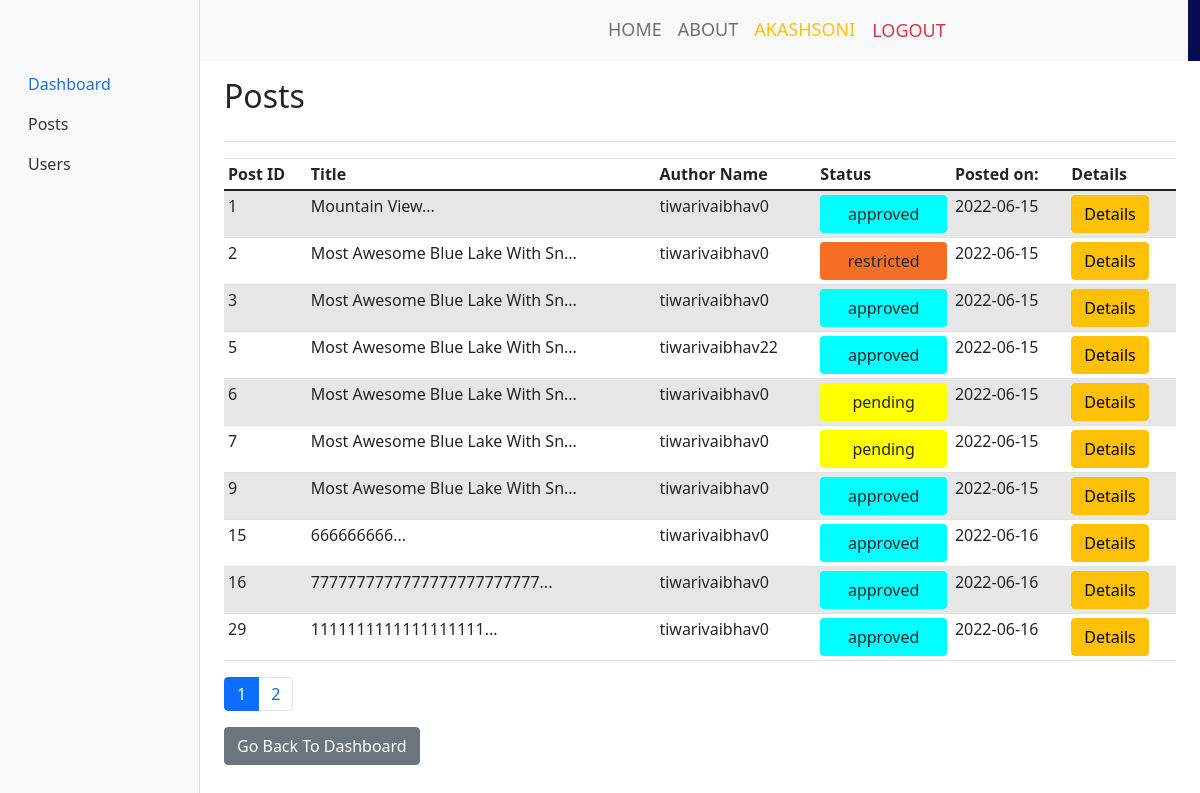
The page /posts.php (signed in) on the database its author committed.
### tables this page shows
CREATE TABLE `Post` (
  `post_id` int UNSIGNED NOT NULL,
  `user_id` int DEFAULT NULL,
  `image` varchar(100) DEFAULT NULL,
  `details` text,
  `post_date` timestamp NULL DEFAULT NULL,
  `comments` int DEFAULT NULL,
  `username` varchar(60) DEFAULT NULL,
  `title` varchar(200) DEFAULT NULL,
  `status` enum('pending','approved','restricted') DEFAULT NULL
);

### posts.php (the view, shortened to what this page needs)
<?php
include 'connection.php';
if (!isset($_SESSION['user']) || $_SESSION['admin'] == 0) {
?>
  <p>ACCESS DENIED!</p>
<?php } else { ?>
  <head>
    <link href="/css/bootstrap.min.css" rel="stylesheet">
    <link rel="stylesheet" href="https://cdn.jsdelivr.net/npm/bootstrap-icons@1.3.0/font/bootstrap-icons.css">
    <link rel="stylesheet" type="text/css" href="css/bootstrap.min.css">
    <link rel="stylesheet" type="text/css" href="css/style.css">
    <link rel="stylesheet" href="css/responsive.css">
    <link rel="stylesheet" href="css/jquery.mCustomScrollbar.min.css">
    <link rel="stylesheet" href="https://netdna.bootstrapcdn.com/font-awesome/4.0.3/css/font-awesome.css">
    <link rel="stylesheet" href="css/owl.carousel.min.css">
    <link rel="stylesheet" href="https://cdnjs.cloudflare.com/ajax/libs/fancybox/2.1.5/jquery.fancybox.min.css" media="screen">
    <link href="dashboard.css" rel="stylesheet">
    <link href="https://cdn.jsdelivr.net/npm/bootstrap@5.0.2/dist/css/bootstrap.min.css" rel="stylesheet">
  </head>
  <body>
    <div class="header_section">
      <div class="container-fluid header_main">
        <nav class="navbar navbar-expand-lg navbar-light bg-light">
          <a class="logo" href="index.php"><img src="https://revenuearchitects.com/wp-content/uploads/2017/02/Blog_pic.png" height="80%" width="30%"></a>
          <div class="collapse navbar-collapse " id="navbarSupportedContent" style="justify-content:end">
            <ul class="navbar-nav mr-auto justify-content-end">
              <li class="nav-item">
                <a class="nav-link" href="index.php">Home</a>
              </li>
              <li class="nav-item">
                <a class="nav-link" href="#">About</a>
              </li>
              <li class="nav-item">
                <?php
                if (!isset($_SESSION['username'])) { ?>
                  <a class="nav-link" href="login.php">Login</a>
                <?php
                } else { ?>
                  <a class="nav-link text-warning" href="#"><?php echo ($_SESSION['username']); ?></a>
                <?php }
                if (isset($_SESSION['username'])) {   ?>
              <li class="nav-item">
                <a href="logout.php" class="nav-link btn btn-lg text-danger">
                  <span class="glyphicon glyphicon-log-out "></span> Logout
                </a>
              </li>
            <?php  }
            ?>
            </li>
            </ul>
          </div>
        </nav>
      </div>
    </div>
    <br><br>
    <div class="container-fluid">
      <div class="row">
        <nav id="sidebarMenu" class="col-md-3 col-lg-2 d-md-block bg-light sidebar collapse">
          <div class="position-sticky pt-3">
            <ul class="nav flex-column">
              <li class="nav-item">
                <a class="nav-link active" aria-current="page" href="dashboard.php">
                  Dashboard
                </a>
              </li>
              <li class="nav-item" id="Orders">
                <a class="nav-link" href="posts.php">
                  <span>Posts</span>
                </a>
              </li>
              <li class="nav-item" id="Users">
                <a class="nav-link" href="users.php">
                  <span>Users</span>
                </a>
              </li>
            </ul>
        </nav>
        <main class="col-md-9 ms-sm-auto col-lg-10 px-md-4">
          <div class="d-flex justify-content-between flex-wrap flex-md-nowrap align-items-center pt-3 pb-2 mb-3 border-bottom">
            <h1 class="h2">Posts</h1>
          </div>
          <div class="table-responsive">
            <table class="table table-striped table-sm">
              <thead>
                <tr>
                  <th scope="col">Post ID</th>
                  <th scope="col">Title</th>
                  <th scope="col">Author Name</th>
                  <th scope="col">Status</th>
                  <th scope="col">Posted on:</th>
                  <th scope="col">Details</th>
                </tr>
              </thead>
              <tbody>
                <?php
                try {
                  $sql = "SELECT *
                       from Post order by post_id";
                  $res = $conn->query($sql);
                  $rowss = $res->fetchAll(PDO::FETCH_ASSOC);
                  $total = count($rowss);
                  $limit = 10;
                  if (isset($_GET['page']))
                    $page = $_GET['page'];
                  else
                    $page = 1;
                  $start = ($page - 1) * $limit;
                  $pages = ceil($total / $limit);
                  $sql = "SELECT *
              from Post order by post_id LIMIT $start,$limit";
                  $res = $conn->query($sql);
                  $rows = $res->fetchAll(PDO::FETCH_ASSOC);
                  foreach ($rows as $key => $val) {     ?>
                    <tr>
                      <td><?php echo ($val['post_id']); ?></td>
                      <td><?php echo (substr($val['title'], 0, 30)); ?>...</td>
                      <td><?php echo ($val['username']); ?></td>
                      <?php if ($val['status'] == "pending") { ?>
                        <td class=""><button class="btn  changeStatus" data-bs-toggle="modal" data-bs-target="#exampleModal" id="<?php echo ($val['post_id']); ?>" style="background-color:Yellow; width:100%"><?php echo ($val['status']); ?></button></td>
                      <?php } else if ($val['status'] == "approved") { ?>
                        <td class=""><button class="btn changeStatus" data-bs-toggle="modal" data-bs-target="#exampleModal" id="<?php echo ($val['post_id']); ?>" style="background-color:Cyan; width:100%"><?php echo ($val['status']); ?></button></td>
                      <?php } else { ?>
                        <td class=""><button class="btn changeStatus" data-bs-toggle="modal" data-bs-target="#exampleModal" id="<?php echo ($val['post_id']); ?>" style="background-color:#F46F25;width:100%"><?php echo ($val['status']); ?></button></td>
                      <?php  } ?>
                      <td><?php echo (substr($val['post_date'], 0, 10)); ?></td>
                      <td><button class="btn btn-warning viewDetails" id="<?php echo ($val['post_id']); ?>">Details</button></td>
                    </tr>
                <?php
                  }
                } catch (PDOException $e) {
                  echo "Connection failed: " . $e->getMessage();
                }
                ?>
              </tbody>
          </div>
          <nav aria-label="Page navigation example">
            <ul class="pagination">
              <?php for ($i = 1; $i <= $pages; $i++) {
                if ($i == $page) { ?>
                  <li class="page-item active"><a class="page-link" href="?page=<?php echo ($i); ?>"><?php echo ($i); ?></a></li>
                <?php    } else { ?>
                  <li class="page-item "><a class="page-link" href="?page=<?php echo ($i); ?>"><?php echo ($i); ?></a></li>
                <?php    } ?>
              <?php } ?>
            </ul>
          </nav>
          <a id="dashboard" href="dashboard.php" class="btn btn-secondary">Go Back To Dashboard</a>
      </div>
    </div>
  </body>
  </html>
<?php }
?>

### css/style.css (style rules this page uses)
* { box-sizing: border-box !important; transition: ease all 0.5s; }
body { color: #666666; font-size: 14px; font-family: Poppins; line-height: 1.80857; font-weight: normal; overflow-x: hidden; }
a { color: #1f1f1f; text-decoration: none !important; outline: none !important; -webkit-transition: all .3s ease-in-out; -moz-transition: all .3s ease-in-out; -ms-transition: all .3s ease-in-out; -o-transition: all .3s ease-in-out; transition: all .3s ease-in-out; }
h1, h2, h3, h4, h5, h6 { letter-spacing: 0; font-weight: normal; position: relative; padding: 0 0 10px 0; font-weight: normal; line-height: normal; color: #111111; margin: 0 }
h1 { font-size: 24px }
*, *::after, *::before { -webkit-box-sizing: border-box; -moz-box-sizing: border-box; box-sizing: border-box; }
ul, li, ol { margin: 0px; padding: 0px; list-style: none; }
a { color: #222222; text-decoration: none; outline: none !important; }
a, .btn { text-decoration: none !important; outline: none !important; -webkit-transition: all .3s ease-in-out; -moz-transition: all .3s ease-in-out; -ms-transition: all .3s ease-in-out; -o-transition: all .3s ease-in-out; transition: all .3s ease-in-out; }
button { border: 0; margin: 0; padding: 0; cursor: pointer; }
.bg-light { background-color: transparent!important; }
.header_section { background-image: url(../images/banner-bg.png); height: auto; background-size: 100%; width: 100%; float: left; height: auto; background-size: 100%; background-repeat: no-repeat; }
.header_main { background: linear-gradient(45deg, transparent 46%, #080c50 46%); }
.logo { width: 50%; float: left; }
.navbar-expand-lg .navbar-nav .nav-link { padding-right: 15px; padding-left: 15px; font-size: 18px; color: #f8f9fa; text-transform: uppercase; }

### dashboard.css (style rules this page uses)
body { font-size: .875rem; }
.sidebar { position: fixed; top: 0; bottom: 0; left: 0; z-index: 100; padding: 48px 0 0; box-shadow: inset -1px 0 0 rgba(0, 0, 0, .1); }
.sidebar .nav-link { font-weight: 500; color: #333; }
.sidebar .nav-link.active { color: #2470dc; }

### rows shown on the page
post: post_id "1", title "Mountain View", username "tiwarivaibhav0", status "approved", post_date "2022-06-15"
post: post_id "2", title "Most Awesome Blue Lake With Sn", username "tiwarivaibhav0", status "restricted", post_date "2022-06-15"
post: post_id "3", title "Most Awesome Blue Lake With Sn", username "tiwarivaibhav0", status "approved", post_date "2022-06-15"
post: post_id "5", title "Most Awesome Blue Lake With Sn", username "tiwarivaibhav22", status "approved", post_date "2022-06-15"
post: post_id "6", title "Most Awesome Blue Lake With Sn", username "tiwarivaibhav0", status "pending", post_date "2022-06-15"
post: post_id "7", title "Most Awesome Blue Lake With Sn", username "tiwarivaibhav0", status "pending", post_date "2022-06-15"
post: post_id "9", title "Most Awesome Blue Lake With Sn", username "tiwarivaibhav0", status "approved", post_date "2022-06-15"
post: post_id "15", title "666666666", username "tiwarivaibhav0", status "approved", post_date "2022-06-16"
post: post_id "16", title "7777777777777777777777777", username "tiwarivaibhav0", status "approved", post_date "2022-06-16"
post: post_id "29", title "1111111111111111111", username "tiwarivaibhav0", status "approved", post_date "2022-06-16"

### other values the page prints
$_SESSION['username'] "AKASHSONI"
